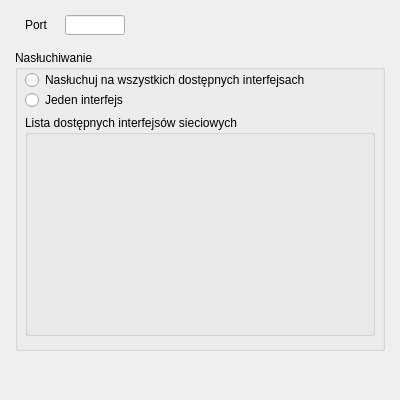
<?xml version="1.0" encoding="UTF-8"?>
<ui version="4.0">
 <class>w_serverConfigurationDialog</class>
 <widget class="QDialog" name="w_serverConfigurationDialog">
  <property name="geometry">
   <rect>
    <x>0</x>
    <y>0</y>
    <width>400</width>
    <height>400</height>
   </rect>
  </property>
  <property name="minimumSize">
   <size>
    <width>400</width>
    <height>400</height>
   </size>
  </property>
  <property name="maximumSize">
   <size>
    <width>400</width>
    <height>400</height>
   </size>
  </property>
  <property name="windowTitle">
   <string>Ustawienia - Serwer</string>
  </property>
  <widget class="QDialogButtonBox" name="buttonBox">
   <property name="geometry">
    <rect>
     <x>50</x>
     <y>360</y>
     <width>341</width>
     <height>32</height>
    </rect>
   </property>
   <property name="orientation">
    <enum>Qt::Horizontal</enum>
   </property>
   <property name="standardButtons">
    <set>QDialogButtonBox::NoButton</set>
   </property>
  </widget>
  <widget class="QLineEdit" name="portLineEdit">
   <property name="geometry">
    <rect>
     <x>65</x>
     <y>15</y>
     <width>60</width>
     <height>20</height>
    </rect>
   </property>
   <property name="maxLength">
    <number>5</number>
   </property>
  </widget>
  <widget class="QLabel" name="label">
   <property name="geometry">
    <rect>
     <x>25</x>
     <y>15</y>
     <width>40</width>
     <height>20</height>
    </rect>
   </property>
   <property name="text">
    <string>Port</string>
   </property>
  </widget>
  <widget class="QGroupBox" name="listeningOptionGroupBox">
   <property name="geometry">
    <rect>
     <x>15</x>
     <y>50</y>
     <width>370</width>
     <height>301</height>
    </rect>
   </property>
   <property name="title">
    <string>Nasłuchiwanie</string>
   </property>
   <widget class="QRadioButton" name="allRadioButton">
    <property name="geometry">
     <rect>
      <x>10</x>
      <y>20</y>
      <width>350</width>
      <height>20</height>
     </rect>
    </property>
    <property name="text">
     <string>Nasłuchuj na wszystkich dostępnych interfejsach</string>
    </property>
   </widget>
   <widget class="QRadioButton" name="interfaceRadioButton">
    <property name="geometry">
     <rect>
      <x>10</x>
      <y>40</y>
      <width>350</width>
      <height>20</height>
     </rect>
    </property>
    <property name="text">
     <string>Jeden interfejs</string>
    </property>
   </widget>
   <widget class="QGroupBox" name="interfaceListGroupBox">
    <property name="geometry">
     <rect>
      <x>10</x>
      <y>65</y>
      <width>350</width>
      <height>221</height>
     </rect>
    </property>
    <property name="title">
     <string>Lista dostępnych interfejsów sieciowych</string>
    </property>
   </widget>
  </widget>
 </widget>
 <resources/>
 <connections>
  <connection>
   <sender>buttonBox</sender>
   <signal>accepted()</signal>
   <receiver>w_serverConfigurationDialog</receiver>
   <slot>accept()</slot>
   <hints>
    <hint type="sourcelabel">
     <x>248</x>
     <y>254</y>
    </hint>
    <hint type="destinationlabel">
     <x>157</x>
     <y>274</y>
    </hint>
   </hints>
  </connection>
  <connection>
   <sender>buttonBox</sender>
   <signal>rejected()</signal>
   <receiver>w_serverConfigurationDialog</receiver>
   <slot>reject()</slot>
   <hints>
    <hint type="sourcelabel">
     <x>316</x>
     <y>260</y>
    </hint>
    <hint type="destinationlabel">
     <x>286</x>
     <y>274</y>
    </hint>
   </hints>
  </connection>
 </connections>
</ui>
